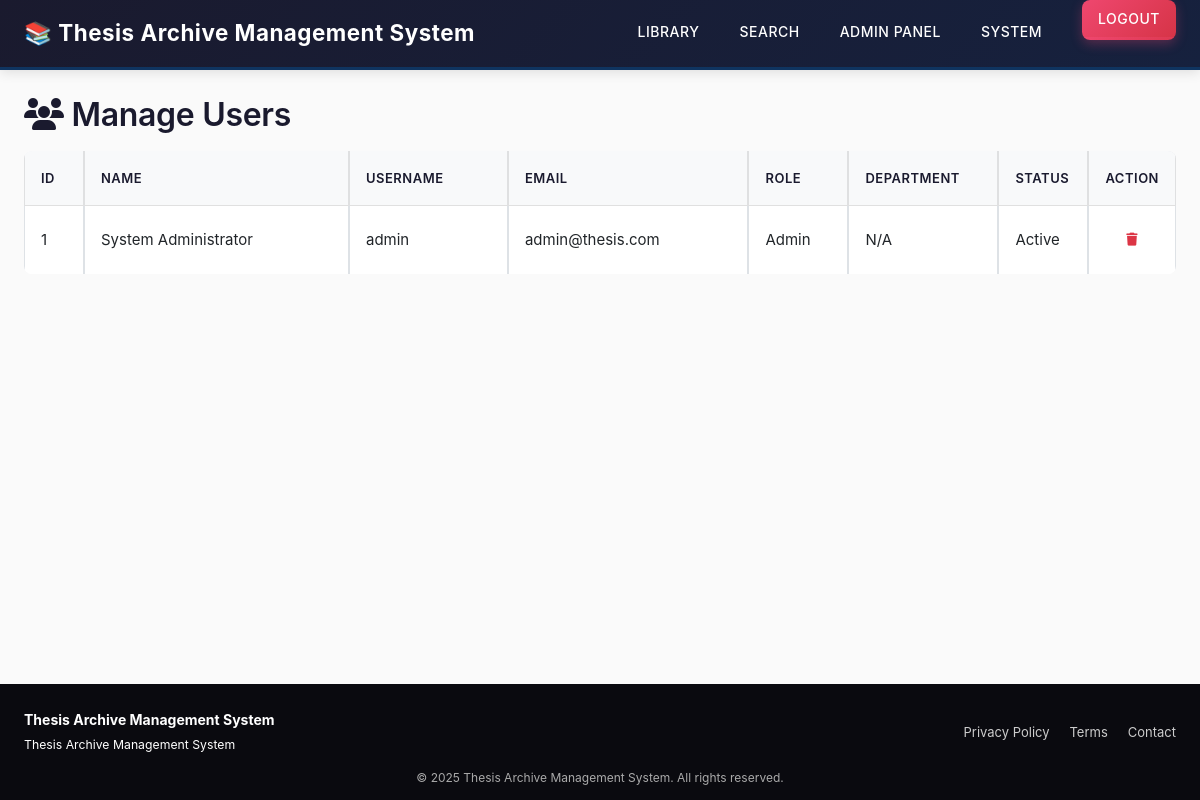
The page /admin/users.php (signed in) on the database its author committed.
### tables this page shows
CREATE TABLE users (
    user_id INT AUTO_INCREMENT PRIMARY KEY,
    username VARCHAR(50) UNIQUE NOT NULL,
    email VARCHAR(100) UNIQUE NOT NULL,
    password VARCHAR(255) NOT NULL,
    first_name VARCHAR(50) NOT NULL,
    last_name VARCHAR(50) NOT NULL,
    role ENUM('student', 'adviser', 'admin') NOT NULL,
    department_id INT,
    program_id INT,
    profile_picture VARCHAR(255),
    signature VARCHAR(255),
    status ENUM('active', 'inactive') DEFAULT 'active',
    created_at TIMESTAMP DEFAULT CURRENT_TIMESTAMP,
    updated_at TIMESTAMP DEFAULT CURRENT_TIMESTAMP ON UPDATE CURRENT_TIMESTAMP,
    INDEX idx_role (role),
    INDEX idx_department (department_id),
    INDEX idx_status (status)
);

### admin/users.php (the view, shortened to what this page needs)
<?php
$database = new Database();
$conn = $database->getConnection();
$users = $conn->query("
    SELECT u.*, d.department_name, p.program_name
    FROM users u
    LEFT JOIN departments d ON u.department_id = d.department_id
    LEFT JOIN programs p ON u.program_id = p.program_id
    ORDER BY u.user_id DESC
")->fetchAll();
require_once '../includes/header.php';
require_once '../includes/navbar.php';
?>
<div class="container py-4">
    <h2 class="mb-3">
        <i class="fas fa-users"></i> Manage Users
    </h2>
    <table class="table table-bordered table-sm align-middle" id="usersTable">
        <thead class="table-light">
            <tr>
                <th style="width:60px;">ID</th>
                <th>Name</th>
                <th>Username</th>
                <th>Email</th>
                <th style="width:100px;">Role</th>
                <th style="width:150px;">Department</th>
                <th style="width:90px;">Status</th>
                <th style="width:70px;" class="text-center">Action</th>
            </tr>
        </thead>
        <tbody>
            <?php if ($users): ?>
                <?php foreach ($users as $user): ?>
                    <tr>
                        <td><?= $user['user_id']; ?></td>
                        <td><?= htmlspecialchars($user['first_name'] . ' ' . $user['last_name']); ?></td>
                        <td><?= htmlspecialchars($user['username']); ?></td>
                        <td><?= htmlspecialchars($user['email']); ?></td>
                        <td><?= ucfirst($user['role']); ?></td>
                        <td><?= $user['department_name'] ?? 'N/A'; ?></td>
                        <td>
                            <?= ucfirst($user['status']); ?>
                        </td>
                        <td class="text-center">
                            <a href="?delete=<?= $user['user_id']; ?>"
                                class="btn btn-sm btn-outline-danger"
                                onclick="return confirm('Delete this user?')">
                                <i class="fas fa-trash"></i>
                            </a>
                        </td>
                    </tr>
                <?php endforeach; ?>
            <?php endif; ?>
        </tbody>
    </table>
</div>
<?php require_once '../includes/footer.php'; ?>

### assets/css/style.css (style rules this page uses)
html, body { height: 100%; margin: 0; }
body { display: flex; flex-direction: column; }
* { margin: 0; padding: 0; box-sizing: border-box; }
:root { --primary: #1a1a2e; --secondary: #16213e; --accent: #0f3460; --highlight: #533483; --success: #06d6a0; --danger: #ef476f; --warning: #ffd166; --info: #118ab2; --light: #f4f4f9; --lighter: #fafafa; --dark: #0a0a0f; --white: #ffffff; --border: #e0e0e0; --text: #2d3436; --text-muted: #636e72; --shadow: rgba(0, 0, 0, 0.08); --shadow-lg: rgba(0, 0, 0, 0.12); }
body { font-family: -apple-system, BlinkMacSystemFont, 'Segoe UI', Roboto, 'Helvetica Neue', Arial, sans-serif; background: var(--lighter); color: var(--text); line-height: 1.7; font-size: 15px; -webkit-font-smoothing: antialiased; -moz-osx-font-smoothing: grayscale; }
html { scroll-behavior: smooth; }
h1, h2, h3, h4, h5, h6 { font-weight: 600; line-height: 1.3; color: var(--primary); margin-bottom: 1rem; }
h2 { font-size: 2rem; letter-spacing: -0.3px; }
a { color: var(--accent); text-decoration: none; transition: all 0.2s ease; }
.container { max-width: 1200px; margin: 0 auto; padding: 0 24px; width: 100%; }
.btn { display: inline-block; padding: 12px 24px; border: none; border-radius: 8px; font-size: 14px; font-weight: 600; cursor: pointer; transition: all 0.3s ease; text-align: center; text-transform: uppercase; letter-spacing: 0.5px; position: relative; overflow: hidden; }
.btn::before { content: ''; position: absolute; top: 50%; left: 50%; width: 0; height: 0; border-radius: 50%; background: rgba(255, 255, 255, 0.3); transform: translate(-50%, -50%); transition: width 0.6s, height 0.6s; }
.btn-sm { padding: 8px 16px; font-size: 13px; }
.table { width: 100%; border-collapse: separate; border-spacing: 0; background: var(--white); border-radius: 8px; overflow: hidden; }
.table thead { background: linear-gradient(135deg, var(--light), #e8e8ed); }
.table th, .table td { padding: 16px; text-align: left; border-bottom: 1px solid var(--border); }
.table th { font-weight: 600; color: var(--primary); font-size: 13px; text-transform: uppercase; letter-spacing: 0.5px; }
.table tbody tr { transition: all 0.2s ease; }
.table tbody tr:last-child td { border-bottom: none; }
.text-center { text-align: center; }
.mb-3 { margin-bottom: 24px; }

### rows shown on the page
users: user_id "1", first_name+last_name "System Administrator", username "admin", email "admin@thesis.com", role "Admin", department_name "N/A", status "Active"

### other values the page prints
$_SESSION['first_name'] "SYSTEM"
SITE_NAME "Thesis Archive Management System"
